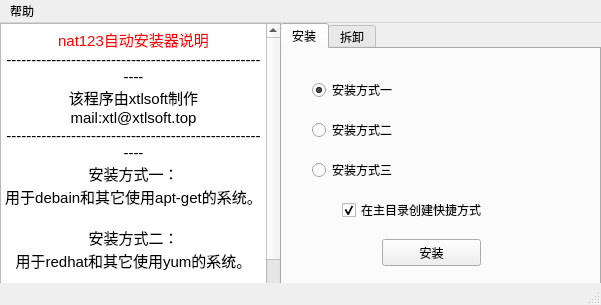
<?xml version="1.0" encoding="UTF-8"?>
<ui version="4.0">
 <class>Nat123Install</class>
 <widget class="QMainWindow" name="Nat123Install">
  <property name="geometry">
   <rect>
    <x>0</x>
    <y>0</y>
    <width>601</width>
    <height>305</height>
   </rect>
  </property>
  <property name="minimumSize">
   <size>
    <width>601</width>
    <height>305</height>
   </size>
  </property>
  <property name="maximumSize">
   <size>
    <width>601</width>
    <height>305</height>
   </size>
  </property>
  <property name="windowTitle">
   <string>Nat123一键安装器(by xtlsoft)</string>
  </property>
  <property name="windowIcon">
   <iconset resource="nat123_install.qrc">
    <normaloff>:/images/source/install.png</normaloff>:/images/source/install.png</iconset>
  </property>
  <widget class="QWidget" name="centralWidget">
   <widget class="QTextBrowser" name="textBrowser">
    <property name="geometry">
     <rect>
      <x>0</x>
      <y>0</y>
      <width>281</width>
      <height>281</height>
     </rect>
    </property>
    <property name="cursor" stdset="0">
     <cursorShape>IBeamCursor</cursorShape>
    </property>
    <property name="html">
     <string>&lt;!DOCTYPE HTML PUBLIC &quot;-//W3C//DTD HTML 4.0//EN&quot; &quot;http://www.w3.org/TR/REC-html40/strict.dtd&quot;&gt;
&lt;html&gt;&lt;head&gt;&lt;meta name=&quot;qrichtext&quot; content=&quot;1&quot; /&gt;&lt;style type=&quot;text/css&quot;&gt;
p, li { white-space: pre-wrap; }
&lt;/style&gt;&lt;/head&gt;&lt;body style=&quot; font-family:'Ubuntu'; font-size:11pt; font-weight:400; font-style:normal;&quot;&gt;
&lt;p align=&quot;center&quot; style=&quot; margin-top:0px; margin-bottom:0px; margin-left:0px; margin-right:0px; -qt-block-indent:0; text-indent:0px;&quot;&gt;&lt;span style=&quot; color:#ff0004;&quot;&gt;nat123自动安装器说明&lt;/span&gt;&lt;/p&gt;
&lt;p align=&quot;center&quot; style=&quot; margin-top:0px; margin-bottom:0px; margin-left:0px; margin-right:0px; -qt-block-indent:0; text-indent:0px;&quot;&gt;-------------------------------------------------------&lt;/p&gt;
&lt;p align=&quot;center&quot; style=&quot; margin-top:0px; margin-bottom:0px; margin-left:0px; margin-right:0px; -qt-block-indent:0; text-indent:0px;&quot;&gt;该程序由xtlsoft制作&lt;/p&gt;
&lt;p align=&quot;center&quot; style=&quot; margin-top:0px; margin-bottom:0px; margin-left:0px; margin-right:0px; -qt-block-indent:0; text-indent:0px;&quot;&gt;mail:xtl@xtlsoft.top&lt;/p&gt;
&lt;p align=&quot;center&quot; style=&quot; margin-top:0px; margin-bottom:0px; margin-left:0px; margin-right:0px; -qt-block-indent:0; text-indent:0px;&quot;&gt;-------------------------------------------------------&lt;/p&gt;
&lt;p align=&quot;center&quot; style=&quot; margin-top:0px; margin-bottom:0px; margin-left:0px; margin-right:0px; -qt-block-indent:0; text-indent:0px;&quot;&gt;安装方式一：&lt;/p&gt;
&lt;p align=&quot;center&quot; style=&quot; margin-top:0px; margin-bottom:0px; margin-left:0px; margin-right:0px; -qt-block-indent:0; text-indent:0px;&quot;&gt;用于debain和其它使用apt-get的系统。&lt;/p&gt;
&lt;p align=&quot;center&quot; style=&quot;-qt-paragraph-type:empty; margin-top:0px; margin-bottom:0px; margin-left:0px; margin-right:0px; -qt-block-indent:0; text-indent:0px;&quot;&gt;&lt;br /&gt;&lt;/p&gt;
&lt;p align=&quot;center&quot; style=&quot; margin-top:0px; margin-bottom:0px; margin-left:0px; margin-right:0px; -qt-block-indent:0; text-indent:0px;&quot;&gt;安装方式二：&lt;/p&gt;
&lt;p align=&quot;center&quot; style=&quot; margin-top:0px; margin-bottom:0px; margin-left:0px; margin-right:0px; -qt-block-indent:0; text-indent:0px;&quot;&gt;用于redhat和其它使用yum的系统。&lt;/p&gt;
&lt;p align=&quot;center&quot; style=&quot;-qt-paragraph-type:empty; margin-top:0px; margin-bottom:0px; margin-left:0px; margin-right:0px; -qt-block-indent:0; text-indent:0px;&quot;&gt;&lt;br /&gt;&lt;/p&gt;
&lt;p align=&quot;center&quot; style=&quot; margin-top:0px; margin-bottom:0px; margin-left:0px; margin-right:0px; -qt-block-indent:0; text-indent:0px;&quot;&gt;安装方式三：&lt;/p&gt;
&lt;p align=&quot;center&quot; style=&quot; margin-top:0px; margin-bottom:0px; margin-left:0px; margin-right:0px; -qt-block-indent:0; text-indent:0px;&quot;&gt;用于suse等使用zypper的系统。&lt;/p&gt;&lt;/body&gt;&lt;/html&gt;</string>
    </property>
    <property name="source">
     <url>
      <string>file:///home/xtlsoft/文档/nat123_install/source/txt.md</string>
     </url>
    </property>
   </widget>
   <widget class="QTabWidget" name="tabWidget">
    <property name="geometry">
     <rect>
      <x>280</x>
      <y>0</y>
      <width>321</width>
      <height>281</height>
     </rect>
    </property>
    <property name="currentIndex">
     <number>0</number>
    </property>
    <widget class="QWidget" name="tab">
     <attribute name="title">
      <string>安装</string>
     </attribute>
     <widget class="QRadioButton" name="setupConf1">
      <property name="geometry">
       <rect>
        <x>30</x>
        <y>30</y>
        <width>117</width>
        <height>22</height>
       </rect>
      </property>
      <property name="cursor">
       <cursorShape>PointingHandCursor</cursorShape>
      </property>
      <property name="text">
       <string>安装方式一</string>
      </property>
      <property name="checked">
       <bool>true</bool>
      </property>
     </widget>
     <widget class="QRadioButton" name="setupConf2">
      <property name="geometry">
       <rect>
        <x>30</x>
        <y>70</y>
        <width>117</width>
        <height>22</height>
       </rect>
      </property>
      <property name="cursor">
       <cursorShape>PointingHandCursor</cursorShape>
      </property>
      <property name="text">
       <string>安装方式二</string>
      </property>
      <property name="checked">
       <bool>false</bool>
      </property>
     </widget>
     <widget class="QRadioButton" name="setupConf3">
      <property name="geometry">
       <rect>
        <x>30</x>
        <y>110</y>
        <width>117</width>
        <height>22</height>
       </rect>
      </property>
      <property name="cursor">
       <cursorShape>PointingHandCursor</cursorShape>
      </property>
      <property name="text">
       <string>安装方式三</string>
      </property>
     </widget>
     <widget class="QPushButton" name="installButton">
      <property name="geometry">
       <rect>
        <x>100</x>
        <y>190</y>
        <width>99</width>
        <height>27</height>
       </rect>
      </property>
      <property name="cursor">
       <cursorShape>PointingHandCursor</cursorShape>
      </property>
      <property name="text">
       <string>安装</string>
      </property>
     </widget>
     <widget class="QCheckBox" name="createLink">
      <property name="geometry">
       <rect>
        <x>60</x>
        <y>150</y>
        <width>191</width>
        <height>22</height>
       </rect>
      </property>
      <property name="cursor">
       <cursorShape>PointingHandCursor</cursorShape>
      </property>
      <property name="text">
       <string>在主目录创建快捷方式</string>
      </property>
      <property name="checked">
       <bool>true</bool>
      </property>
     </widget>
    </widget>
    <widget class="QWidget" name="tab_2">
     <attribute name="title">
      <string>拆卸</string>
     </attribute>
     <widget class="QLabel" name="label">
      <property name="geometry">
       <rect>
        <x>80</x>
        <y>60</y>
        <width>171</width>
        <height>20</height>
       </rect>
      </property>
      <property name="text">
       <string>您确定要拆卸nat123吗？</string>
      </property>
     </widget>
     <widget class="QPushButton" name="removeButton">
      <property name="geometry">
       <rect>
        <x>110</x>
        <y>150</y>
        <width>99</width>
        <height>27</height>
       </rect>
      </property>
      <property name="cursor">
       <cursorShape>PointingHandCursor</cursorShape>
      </property>
      <property name="text">
       <string>拆卸</string>
      </property>
     </widget>
     <widget class="QCheckBox" name="deletLink">
      <property name="geometry">
       <rect>
        <x>68</x>
        <y>106</y>
        <width>201</width>
        <height>22</height>
       </rect>
      </property>
      <property name="cursor">
       <cursorShape>PointingHandCursor</cursorShape>
      </property>
      <property name="autoFillBackground">
       <bool>false</bool>
      </property>
      <property name="text">
       <string>删除主目录下的快捷方式</string>
      </property>
      <property name="checked">
       <bool>true</bool>
      </property>
     </widget>
    </widget>
   </widget>
  </widget>
  <widget class="QMenuBar" name="menuBar">
   <property name="geometry">
    <rect>
     <x>0</x>
     <y>0</y>
     <width>601</width>
     <height>31</height>
    </rect>
   </property>
   <widget class="QMenu" name="menu">
    <property name="title">
     <string>帮助</string>
    </property>
    <addaction name="about"/>
   </widget>
   <addaction name="menu"/>
  </widget>
  <widget class="QStatusBar" name="statusBar"/>
  <action name="action">
   <property name="text">
    <string>关于</string>
   </property>
  </action>
  <action name="about">
   <property name="icon">
    <iconset>
     <normaloff>source/icon.ico</normaloff>source/icon.ico</iconset>
   </property>
   <property name="text">
    <string>关于</string>
   </property>
   <property name="shortcut">
    <string>H</string>
   </property>
  </action>
 </widget>
 <layoutdefault spacing="6" margin="11"/>
 <resources>
  <include location="nat123_install.qrc"/>
 </resources>
 <connections/>
</ui>
